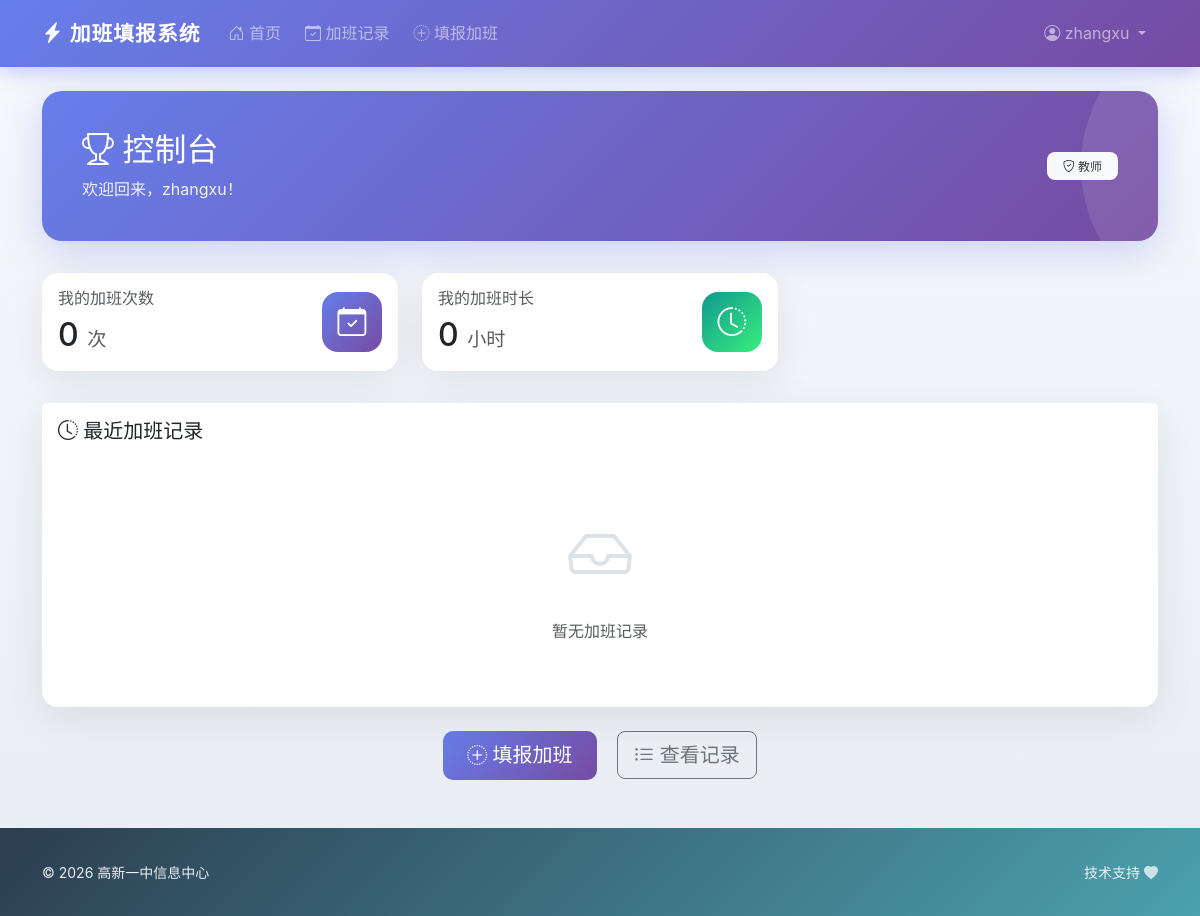
The app's page /dashboard (signed in), older data.
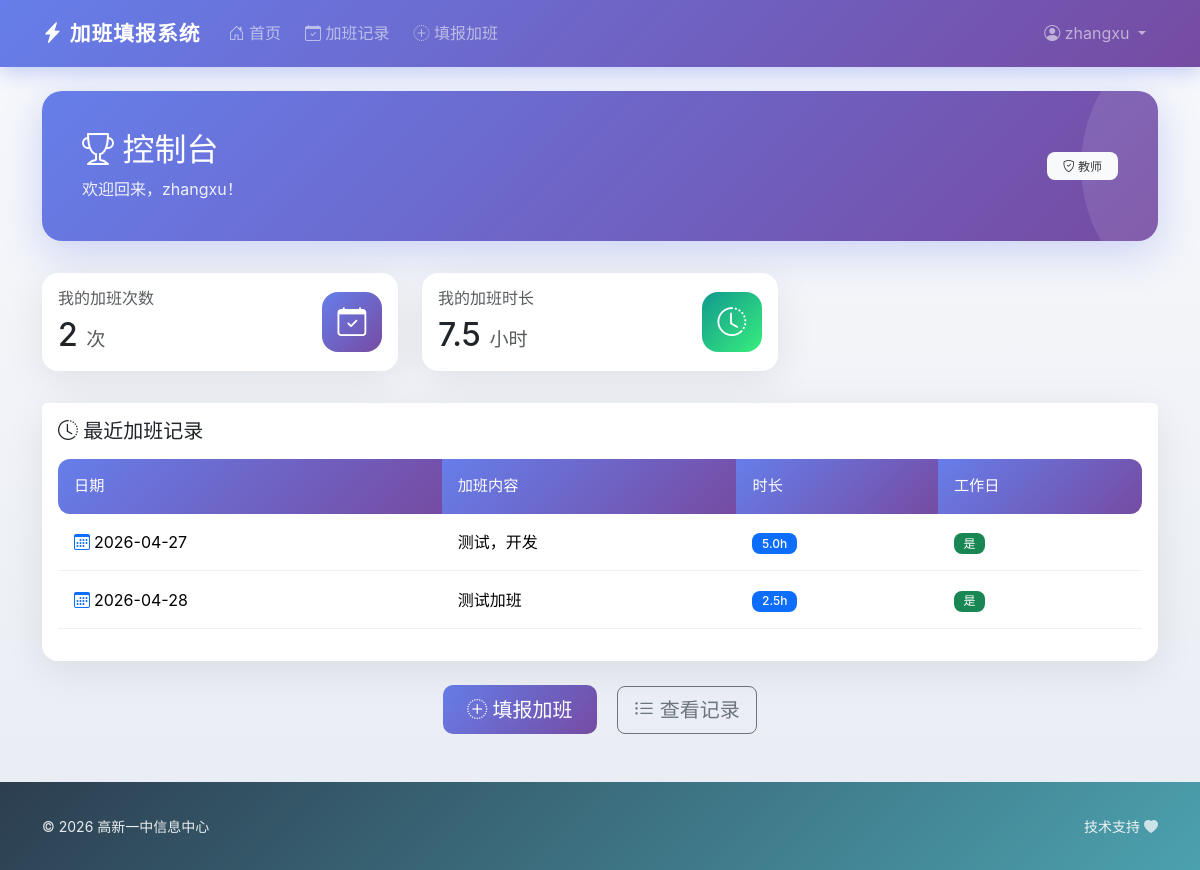
The same page, newer data.
### models.py (models this page shows, shortened)
class Overtime(db.Model):
    __tablename__ = 'overtimes'
    id = db.Column(db.Integer, primary_key=True)
    user_id = db.Column(db.Integer, db.ForeignKey('users.id'), nullable=False)
    content = db.Column(db.Text, nullable=False)
    date = db.Column(db.Date, nullable=False)
    hours = db.Column(db.Float, nullable=False)
    is_workday = db.Column(db.Boolean, default=False)
    memo = db.Column(db.Text, nullable=True)
    created_at = db.Column(db.DateTime, default=datetime.utcnow)
    updated_at = db.Column(db.DateTime, default=datetime.utcnow, onupdate=datetime.utcnow)

### app.py (the view, shortened to what this page needs)
@app.route('/dashboard')
@login_required
def dashboard():
    my_count = Overtime.query.filter_by(user_id=current_user.id).count()
    my_hours = db.session.query(func.sum(Overtime.hours)).filter_by(user_id=current_user.id).scalar() or 0
    stats = {}
    if current_user.is_admin():
        stats['total_users'] = User.query.count()
        stats['total_records'] = Overtime.query.count()
        stats['total_hours'] = db.session.query(func.sum(Overtime.hours)).scalar() or 0
        stats['recent_records'] = Overtime.query.order_by(Overtime.created_at.desc()).limit(5).all()
    else:
        stats['recent_records'] = Overtime.query.filter_by(user_id=current_user.id).order_by(Overtime.created_at.desc()).limit(5).all()
    return render_template('index.html', stats=stats, my_count=my_count, my_hours=my_hours)

### app.py (called while the page is built)
@login_manager.user_loader
def load_user(user_id):
    return User.query.get(int(user_id))

### models.py (called while the page is built)
    def is_admin(self):
        return self.role == 'admin'

    def is_manager(self):
        return self.role == 'manager'

### templates/index.html (shortened to what this page needs)
{% extends "base.html" %}
{% block content %}
<div class="page-header">
    <div class="row align-items-center">
        <div class="col">
            <h2><i class="bi bi-trophy"></i> 控制台</h2>
            <p class="mb-0">欢迎回来，{{ current_user.username }}！</p>
        </div>
        <div class="col-auto">
            <span class="badge bg-light text-dark px-3 py-2">
                <i class="bi bi-shield-check"></i> {{ '管理员' if current_user.is_admin() else ('部门负责人' if current_user.is_manager() else '教师') }}
            </span>
        </div>
    </div>
</div>
<div class="row">
    <div class="col-md-4 mb-4">
        <div class="card stat-card h-100">
            <div class="card-body">
                <div class="d-flex justify-content-between align-items-center">
                    <div>
                        <h6 class="text-muted mb-2">我的加班次数</h6>
                        <h2 class="mb-0">{{ my_count }} <small class="text-muted" style="font-size:0.6em;">次</small></h2>
                    </div>
                    <div class="stat-icon" style="background: linear-gradient(135deg, #667eea 0%, #764ba2 100%);">
                        <i class="bi bi-calendar-check"></i>
                    </div>
                </div>
            </div>
        </div>
    </div>
    <div class="col-md-4 mb-4">
        <div class="card stat-card h-100">
            <div class="card-body">
                <div class="d-flex justify-content-between align-items-center">
                    <div>
                        <h6 class="text-muted mb-2">我的加班时长</h6>
                        <h2 class="mb-0">{{ my_hours }} <small class="text-muted" style="font-size:0.6em;">小时</small></h2>
                    </div>
                    <div class="stat-icon" style="background: linear-gradient(135deg, #11998e 0%, #38ef7d 100%);">
                        <i class="bi bi-clock-history"></i>
                    </div>
                </div>
            </div>
        </div>
    </div>
</div>
<div class="card mt-2">
    <div class="card-header bg-white border-0 pt-3 pb-0">
        <h5 class="mb-0"><i class="bi bi-clock-history"></i> 最近加班记录</h5>
    </div>
    <div class="card-body">
        {% if stats.recent_records %}
        <div class="table-responsive">
            <table class="table table-hover">
                <thead>
                    <tr>
                        <th>日期</th>
                        <th>加班内容</th>
                        <th>时长</th>
                        <th>工作日</th>
                    </tr>
                </thead>
                <tbody>
                    {% for record in stats.recent_records %}
                    <tr>
                        <td><i class="bi bi-calendar3 text-primary me-1"></i>{{ record.date.strftime('%Y-%m-%d') }}</td>
                        <td>{{ record.content[:40] }}{% if record.content|length > 40 %}...{% endif %}</td>
                        <td><span class="badge bg-primary">{{ record.hours }}h</span></td>
                        <td>
                            {% if record.is_workday %}
                            <span class="badge bg-success">是</span>
                            {% else %}
                            <span class="badge bg-secondary">否</span>
                            {% endif %}
                        </td>
                    </tr>
                    {% endfor %}
                </tbody>
            </table>
        </div>
        {% else %}
        <div class="text-center py-5">
            <i class="bi bi-inbox" style="font-size: 4rem; color: #dee2e6;"></i>
            <p class="text-muted mt-3 mb-0">暂无加班记录</p>
        </div>
        {% endif %}
    </div>
</div>
<div class="mt-4 text-center">
    <a href="{{ url_for('overtime_add') }}" class="btn btn-primary btn-lg me-3">
        <i class="bi bi-plus-circle-dotted"></i> 填报加班
    </a>
    <a href="{{ url_for('overtime_list') }}" class="btn btn-outline-secondary btn-lg">
        <i class="bi bi-list-ul"></i> 查看记录
    </a>
</div>
{% endblock %}

Row changes from the older to the newer data that the page shows:
added Overtime: date "2026-04-27", content "测试，开发", hours "5.0", is_workday "是"
added Overtime: date "2026-04-28", content "测试加班", hours "2.5", is_workday "是"
Text that changed along with them:
{{ my_count }}: "0" → "2"
{{ my_hours }}: "0" → "7.5"
text no longer shown: "暂无加班记录"
text now shown: "日期 加班内容 时长 工作日"
